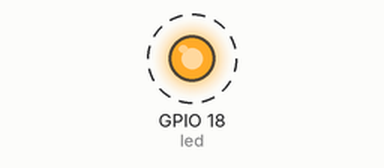
This program was run on a simulated Raspberry Pi (BCM pin numbers). Parts: output pins drawn as LEDs (lit = HIGH). Dashed ring = blinking.

Above: at 0.2 s.
Timing chart, 0 to 3.0 s (numbered marks = the images above):
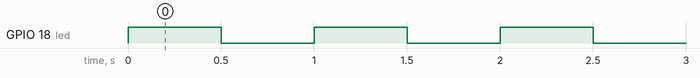

Measured:
- by itself, GPIO 18 (led): alternates HIGH for 0.50 s and LOW for 0.50 s

The program:

blink.py
```python
import RPi.GPIO as GPIO
from time import sleep

led = 18

GPIO.setmode(GPIO.BCM)
GPIO.setup(led, GPIO.OUT)

try:
    while True:
        GPIO.output(led, GPIO.HIGH)
        sleep(0.5)
        GPIO.output(led, GPIO.LOW)
        sleep(0.5)
finally:
    GPIO.cleanup()
```
